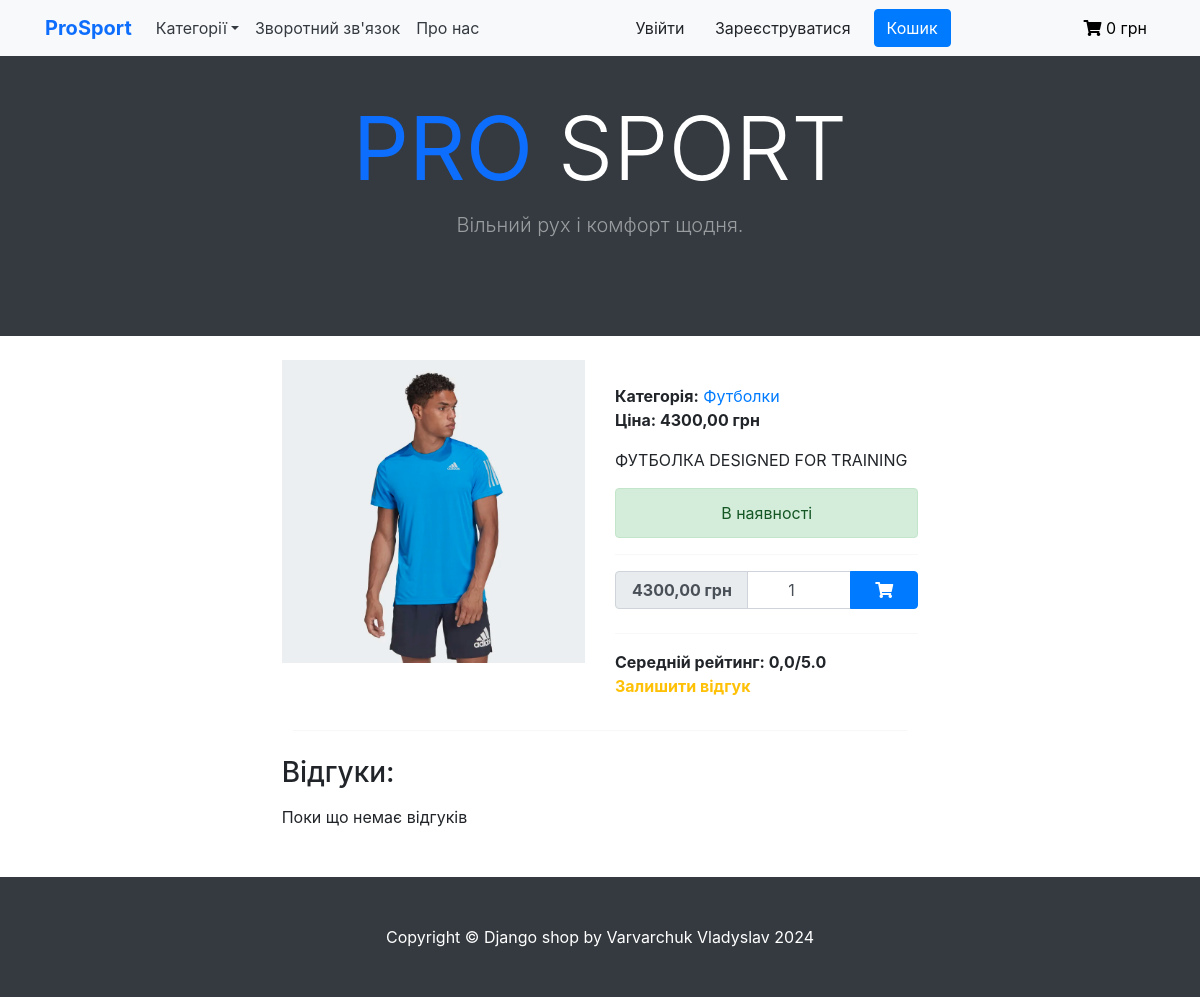
The page /category/futbolki/futbolka-1 on the database its author committed.
### shop/models.py (models this page shows, shortened)
class Product(models.Model):
    category = models.ForeignKey(Category, verbose_name='Категория', on_delete=models.CASCADE)
    title = models.CharField(max_length=255, verbose_name='Наименование')
    slug = models.SlugField(unique=True)
    image = models.ImageField(verbose_name='Изображение')
    description = models.TextField(verbose_name='Описание', null=True)
    price = models.DecimalField(max_digits=9, decimal_places=2, verbose_name='Цена')
    available = models.BooleanField(default=True, verbose_name='Доступность')
    class Meta:
        verbose_name = 'Товары'  # отображение названия в админке
        verbose_name_plural = 'Товары'  # отображение названия в админке
        ordering = ('title',)
    def get_average_review_score(self):
        average_score = 0.0
        if self.reviews.count() > 0:
            total_score = sum([review.rating for review in self.reviews.all()])
            average_score = total_score / self.reviews.count()
        return round(average_score, 1)

class Category(models.Model):
    name = models.CharField(max_length=255, verbose_name='Имя категории')
    slug = models.SlugField(unique=True)
    class Meta:
        ordering = ('name',)  # сортировка применяется и в отображении в админке и в шаблонах
        verbose_name = 'Категории'
        verbose_name_plural = 'Категории'
    def __str__(self):
        return self.name
    def get_absolute_url(self):
        return reverse('shop:product_list_by_category', args=[self.slug])

### shop/views.py (the view, shortened to what this page needs)
# urls.py: path('category/<slug:category_slug>/<slug:slug>', ProductDetailView.as_view(), name='product_detail'),
class ProductDetailView(DataMixin, DetailView):
    model = Product
    context_object_name = 'product'
    template_name = 'shop/product/detail.html'
    def get_context_data(self, **kwargs):
        context = super().get_context_data(**kwargs)
        context['category'] = get_object_or_404(Category, slug=self.kwargs['category_slug'])
        context['review_form'] = ReviewForm()
        context['cart_product_form'] = CartAddProductForm()
        context = self.get_user_context(**context)
        return context

### shop/forms.py
class ReviewForm(forms.ModelForm):
    class Meta:
        model = Review
        fields = ['text', 'rating']
        widgets = {
            'text': forms.Textarea(
                attrs={'class': 'form-control shadow px-2',
                       'rows': 6
                       }
            ),
            'rating': forms.RadioSelect
        }

### cart/forms.py
class CartAddProductForm(forms.Form):
    quantity = forms.IntegerField(
        min_value=1,
        widget=NumberInput(attrs={
            'class': 'form-control text-center px-3',
            'value': 1
        })
    )

### cart/cart_services.py (called while the page is built)
    def get_cart(self) -> Dict[str, Dict[str, Union[str, int]]]:
        return self.session.get(settings.CART_ID, {})

### cart/context_processors.py (called while the page is built)
def get_cart_total_price(request):
    cart = Cart(request)
    cart_total_price = sum(Decimal(item['price']) * item['quantity'] for item in cart.get_cart().values())
    return {
        'cart_total_price': cart_total_price
    }

### shop/context_processors.py (called while the page is built)
def get_categories_from_shop(request):
    categories = Category.objects.all()
    return {'categories': categories}

### shop/utils.py (called while the page is built)
    def get_user_context(self, **kwargs):
        context = kwargs
        categories = Category.objects.all()
        context['categories'] = categories
        return context

### shop/templates/shop/product/detail.html (shortened to what this page needs)
{% extends "shop/base.html" %}
{% load static %}
{% block content %}
    <br>
    <div class="card shadow-custom border-0 col-lg-8 mx-auto">
        <div class="row justify-content-center">
            <div class="col-lg-6">
                <img src="{{ product.image.url }}" alt="" class="img-fluid rounded-0">
            </div>
            <div class="col-lg-6">
                <div class="top">
                    <div>
                        <span class="font-weight-bold text-grey">Категорія:</span>
                        <a href="{{ product.category.get_absolute_url }}"> {{ product.category }}</a>
                    </div>
                    <div>
                        <span class="font-weight-bold text-grey">Ціна: <span class="price">{{ product.price }} грн</span></span>
                    </div>
                </div>
                <div class="mt-3">
                    {{ product.description }}
                </div>
                {% if product.available %}
                    <div class="alert alert-success my-3 text-center">В наявності</div>
                    <hr>
                    <div class="mb-4">
                        <form action="{% url 'cart:cart_add' product.id %}" method="post">
                            <span class="input-group add-to-cart shadow-custom">
                                <div class="input-group-prepend">
                                    <span class="input-group-text font-weight-bold px-3 price">{{ product.price }} грн</span>
                                </div>
                                {{ cart_product_form.quantity }}
                                <div class="input-group-append">
                                    <button class="btn btn-primary px-4 reduce_padding" type="submit" data-toggle="tooltip" data-placement="top" title="Додати до кошика">
                                        <i class="fas fa-shopping-cart"></i>
                                    </button>
                                </div>
                            </span>
                        </form>
                    </div>
                {% else %}
                    <div class="alert alert-danger my-3 text-center">Тимчасово недоступний</div>
                {% endif %}
                <hr>
                <div class="review">
                    <span class="font-weight-bold text-grey">Середній рейтинг: {{ product.get_average_review_score }}/5.0</span>
                    <div class="mb-3 font-weight-bold">
                        <a href="" class="text-warning" data-toggle="modal" data-target="#myModal">Залишити відгук</a>
                    </div>
                </div>
            </div>
        </div>
    </div>
    <hr class="col-7 mx-auto">
    <div class="card shadow-custom border-0 col-lg-8 mx-auto mb-3">
        <h3 class="py-2 text-grey">Відгуки:</h3>
        {% for review in product.reviews.all %}
            <span class="font-weight-bold py-2 text-grey">{{ review.author }} - {{ review.rating }}/5 - {{ review.created|date }}</span>
            <span class="text-justify pb-2">{{ review.text }}</span>
            <hr>
        {% empty %}
            <span class="pb-2">Поки що немає відгуків</span>
        {% endfor %}
    </div>
{% endblock %}

### shop/static/shop/css/base.css (style rules this page uses)
body { margin:0; padding:0; font-family:helvetica, sans-serif; }
h1, h2, h3, h4, h5 , h6 { font-family: 'Ubuntu', sans-serif; font-weight:normal; }
a { text-decoration:none; color:#5993bb; }

### rows shown on the page
Product: image (picture), category "Футболки", price "4300,00", description "ФУТБОЛКА DESIGNED FOR TRAINING", get_average_review_score "0,0"

### other values the page prints
{{ cart_total_price }} "0"
